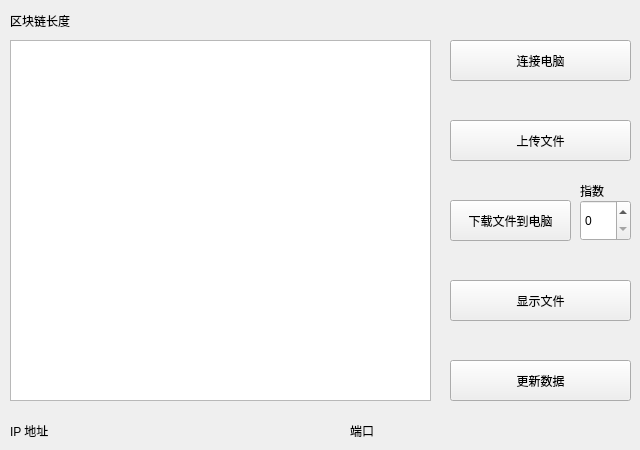
<?xml version="1.0" encoding="UTF-8"?>
<ui version="4.0">
 <class>MainWindow</class>
 <widget class="QMainWindow" name="MainWindow">
  <property name="geometry">
   <rect>
    <x>0</x>
    <y>0</y>
    <width>640</width>
    <height>450</height>
   </rect>
  </property>
  <property name="sizePolicy">
   <sizepolicy hsizetype="Fixed" vsizetype="Fixed">
    <horstretch>0</horstretch>
    <verstretch>0</verstretch>
   </sizepolicy>
  </property>
  <property name="minimumSize">
   <size>
    <width>320</width>
    <height>225</height>
   </size>
  </property>
  <property name="maximumSize">
   <size>
    <width>640</width>
    <height>450</height>
   </size>
  </property>
  <property name="windowTitle">
   <string>基于区块链技术的实验室库存文件管理系统 V1.0</string>
  </property>
  <property name="locale">
   <locale language="Chinese" country="China"/>
  </property>
  <widget class="QWidget" name="centralWidget">
   <property name="sizePolicy">
    <sizepolicy hsizetype="Fixed" vsizetype="Fixed">
     <horstretch>0</horstretch>
     <verstretch>0</verstretch>
    </sizepolicy>
   </property>
   <property name="minimumSize">
    <size>
     <width>320</width>
     <height>225</height>
    </size>
   </property>
   <property name="maximumSize">
    <size>
     <width>640</width>
     <height>450</height>
    </size>
   </property>
   <widget class="QTextBrowser" name="textBrowser">
    <property name="geometry">
     <rect>
      <x>10</x>
      <y>40</y>
      <width>421</width>
      <height>361</height>
     </rect>
    </property>
    <property name="font">
     <font>
      <pointsize>9</pointsize>
     </font>
    </property>
   </widget>
   <widget class="QPushButton" name="Store">
    <property name="geometry">
     <rect>
      <x>450</x>
      <y>120</y>
      <width>181</width>
      <height>41</height>
     </rect>
    </property>
    <property name="text">
     <string>上传文件</string>
    </property>
   </widget>
   <widget class="QPushButton" name="Connect">
    <property name="geometry">
     <rect>
      <x>450</x>
      <y>40</y>
      <width>181</width>
      <height>41</height>
     </rect>
    </property>
    <property name="layoutDirection">
     <enum>Qt::LeftToRight</enum>
    </property>
    <property name="text">
     <string>连接电脑</string>
    </property>
   </widget>
   <widget class="QLabel" name="portLabel">
    <property name="geometry">
     <rect>
      <x>350</x>
      <y>420</y>
      <width>281</width>
      <height>21</height>
     </rect>
    </property>
    <property name="font">
     <font>
      <pointsize>9</pointsize>
     </font>
    </property>
    <property name="text">
     <string>端口</string>
    </property>
   </widget>
   <widget class="QPushButton" name="Save">
    <property name="geometry">
     <rect>
      <x>450</x>
      <y>200</y>
      <width>121</width>
      <height>41</height>
     </rect>
    </property>
    <property name="text">
     <string>下载文件到电脑</string>
    </property>
   </widget>
   <widget class="QPushButton" name="View">
    <property name="geometry">
     <rect>
      <x>450</x>
      <y>280</y>
      <width>181</width>
      <height>41</height>
     </rect>
    </property>
    <property name="text">
     <string>显示文件</string>
    </property>
   </widget>
   <widget class="QPushButton" name="UpdateBlockchain">
    <property name="geometry">
     <rect>
      <x>450</x>
      <y>360</y>
      <width>181</width>
      <height>41</height>
     </rect>
    </property>
    <property name="text">
     <string>更新数据</string>
    </property>
   </widget>
   <widget class="QLabel" name="ipLabel">
    <property name="geometry">
     <rect>
      <x>10</x>
      <y>420</y>
      <width>421</width>
      <height>21</height>
     </rect>
    </property>
    <property name="font">
     <font>
      <pointsize>9</pointsize>
     </font>
    </property>
    <property name="text">
     <string>IP 地址</string>
    </property>
   </widget>
   <widget class="QSpinBox" name="spinBox_1">
    <property name="geometry">
     <rect>
      <x>580</x>
      <y>200</y>
      <width>51</width>
      <height>41</height>
     </rect>
    </property>
    <property name="maximum">
     <number>99999999</number>
    </property>
   </widget>
   <widget class="QLabel" name="label">
    <property name="geometry">
     <rect>
      <x>10</x>
      <y>10</y>
      <width>621</width>
      <height>21</height>
     </rect>
    </property>
    <property name="font">
     <font>
      <pointsize>9</pointsize>
     </font>
    </property>
    <property name="text">
     <string>区块链长度</string>
    </property>
   </widget>
   <widget class="QLabel" name="indexLabel">
    <property name="geometry">
     <rect>
      <x>580</x>
      <y>180</y>
      <width>31</width>
      <height>21</height>
     </rect>
    </property>
    <property name="font">
     <font>
      <pointsize>9</pointsize>
     </font>
    </property>
    <property name="text">
     <string>指数</string>
    </property>
   </widget>
  </widget>
 </widget>
 <layoutdefault spacing="6" margin="11"/>
 <resources/>
 <connections/>
</ui>
